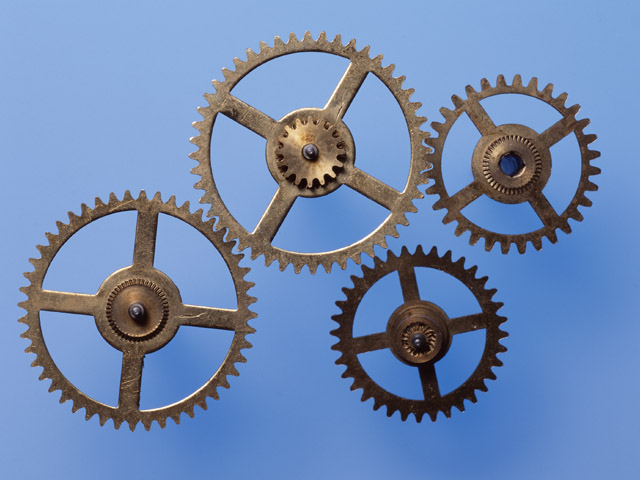
//> input picture image/01-06.jpg, 640 x 480 px, given in place of MOV_0202.mp4, which was not available
$ ./6.2   (built with g++ and OpenCV 4)
//> lines starting //> are read from the running program, lines starting //| are printed output that depends on the picture; pictures that were not available may be replaced by others from this repository, and a replacement may not be noted
#include <opencv2/opencv.hpp>

//周波数領域で表示・フィルタリングするプログラム

void onMouse(int event, int x, int y, int flags, void* userdata) {
    cv::Mat *mask = (cv::Mat*)(userdata);
    switch (event) {
    case CV_EVENT_MOUSEMOVE:
        std::cout << "case1" << std::endl;
        if((flags & CV_EVENT_FLAG_LBUTTON) ) {
            std::cout << "case1 if" << std::endl;
            cv::circle(*mask, cv::Point(x, y), 32, cv::Scalar(0.0), -1);
        }
        break;

    case CV_EVENT_RBUTTONDOWN:
        (*mask).setTo(1.0);
        break;
    }
}

void shiftImage(cv::Mat& img) {
    int cx = img.cols / 2, cy = img.rows / 2;
    cv::Mat q0(img, cv::Rect(0, 0, cx, cy)), q1(img, cv::Rect(cx, 0, cx, cy));
    cv::Mat q2(img, cv::Rect(0, cy, cx, cy)), q3(img, cv::Rect(cx, cy, cx, cy)), tmp;

    q0.copyTo(tmp);
    q3.copyTo(q0);
    tmp.copyTo(q3);
    q1.copyTo(tmp);
    q2.copyTo(q1);
    tmp.copyTo(q2);
}

int main () {
    cv::VideoCapture cap("../image/MOV_0202.mp4");

    if(!cap.isOpened()) {
        std::cout << "Could not open file" << std::endl;
        std::cin.get();
        return -1;
    }

    cv::Mat src, srcW, freqW, dstW;
    int oW = cv::getOptimalDFTSize((int)cap.get(CV_CAP_PROP_FRAME_WIDTH));
    int oH = cv::getOptimalDFTSize((int)cap.get(CV_CAP_PROP_FRAME_HEIGHT));

    cv::Mat mask(cv::Size(oW, oH), CV_32FC2, cv::Scalar(1.0, 1.0));
    cv::namedWindow("source", CV_WINDOW_NORMAL);
    cv::resizeWindow("source", 640, 360);
    cv::namedWindow("dst Freq", CV_WINDOW_NORMAL);
    cv::resizeWindow("dst Freq", 640, 360);
    cv::namedWindow("IDFT image", CV_WINDOW_NORMAL);
    cv::resizeWindow("IDFT image", 640, 360);
    setMouseCallback("dst Freq", onMouse, &mask);

    while (1)
    {
        cap >> src;
//> src is the input picture: 480 rows x 640 cols, CV_8UC3; mean B, G, R 178.1, 137.2, 112.4
        if(src.empty()) {
            break;
        }
        //DFT可能なサイズに変換
        cv::copyMakeBorder(src, src, 0, oH - src.rows, 0, oW - src.cols, CV_HAL_BORDER_CONSTANT, cv::Scalar::all(0));
        cv::cvtColor(src, src, cv::COLOR_BGR2GRAY);//gray scaleに変換
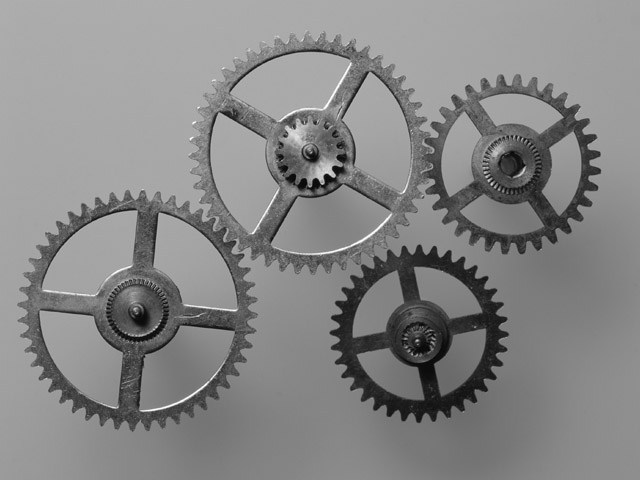
//> src: 480 rows x 640 cols, CV_8UC1; min 4, max 254, mean 134.4
        src.convertTo(src, CV_32FC1, 1.0 / 255.0);//浮動小数点に変換
//> src: 480 rows x 640 cols, CV_32FC1
        cv::imshow("source", src);
        std::vector<cv::Mat> chW { src, cv::Mat::zeros(src.size(), CV_32FC1)};//実部と虚部から成る2ch画像配列
//> chW[1]: 480 rows x 640 cols, CV_32FC1; every value is 0
        cv::merge(chW, srcW);

        //DFT
        cv::dft(srcW, freqW);
        shiftImage(freqW);//画像入れ替え関数呼び出し
        freqW = freqW.mul(mask);
        cv::split(freqW, chW);
        cv::imshow("dst Freq", chW[0] / 10);
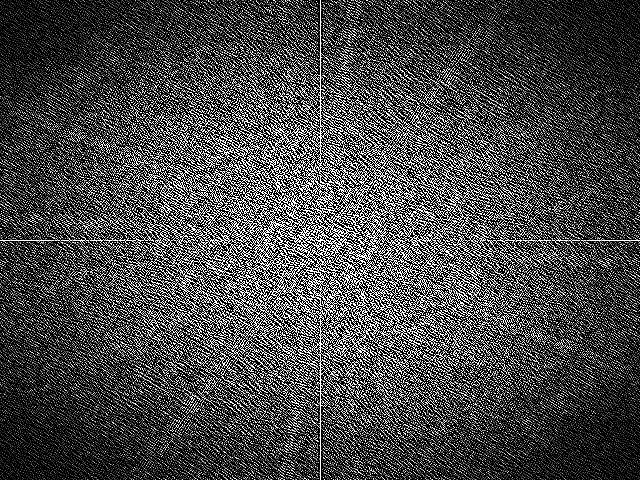
//> window 'dst Freq': 480 rows x 640 cols, CV_8UC1; min 0, max 255, mean 74.1

        //IDFT
        shiftImage(freqW);
        cv::idft(freqW, dstW);
        cv::split(dstW, chW);
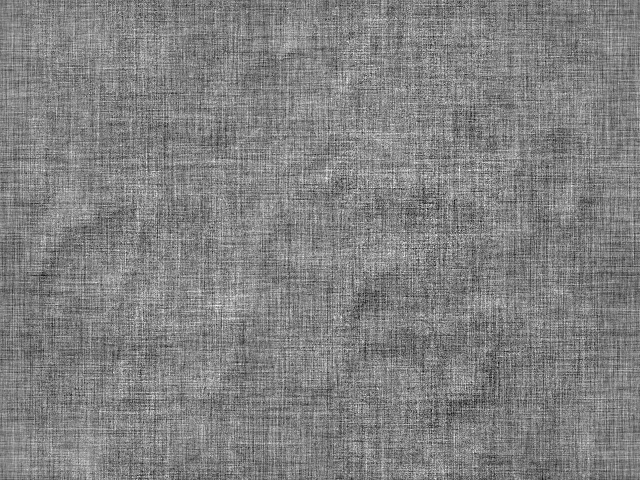
//> chW[1]: 480 rows x 640 cols, CV_32FC1; min -0.0277, max 0.0268, mean -1.86e-11; drawn with min black and max white
        cv::normalize(chW[0], chW[0], 0.0, 1.0, cv::NORM_MINMAX);
        cv::imshow("IDFT image", chW[0]);

        if(cv::waitKey(30) == 27) {
//> the Esc key is pressed
            break;
        }
    }
    return 0;
}

$ run again, on image/01-09.jpg
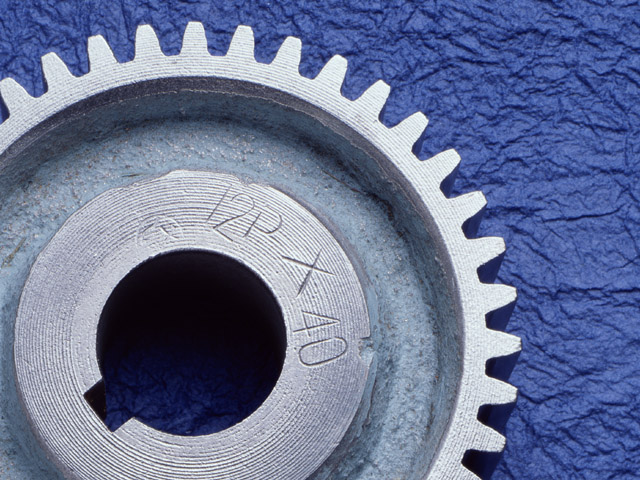
//> input picture image/01-09.jpg, 640 x 480 px, given in place of MOV_0202.mp4, which was not available
//> src is the input picture: 480 rows x 640 cols, CV_8UC3; mean B, G, R 148.9, 115.3, 104.6
//> `cv::imshow("dst Freq", chW[0] / 10);`:
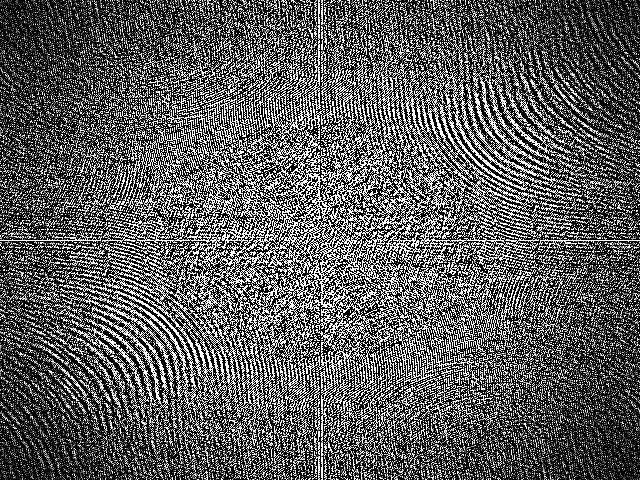
//> window 'dst Freq': 480 rows x 640 cols, CV_8UC1; min 0, max 255, mean 91.7
//> `cv::split(dstW, chW);`:
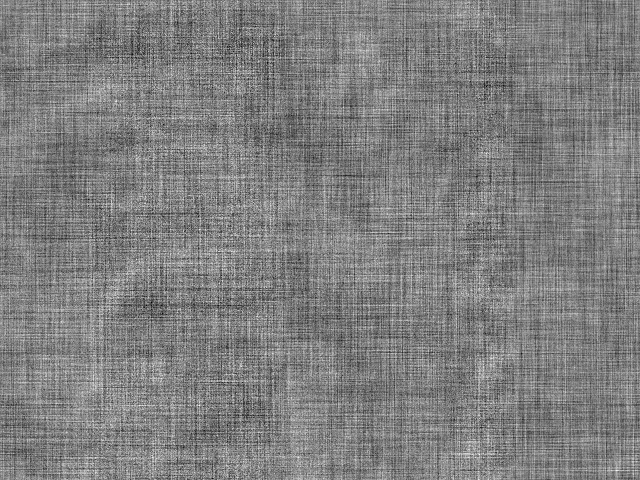
//> chW[1]: 480 rows x 640 cols, CV_32FC1; min -0.0488, max 0.0488, mean 7.45e-11; drawn with min black and max white

$ run again, on image/01-12.jpg
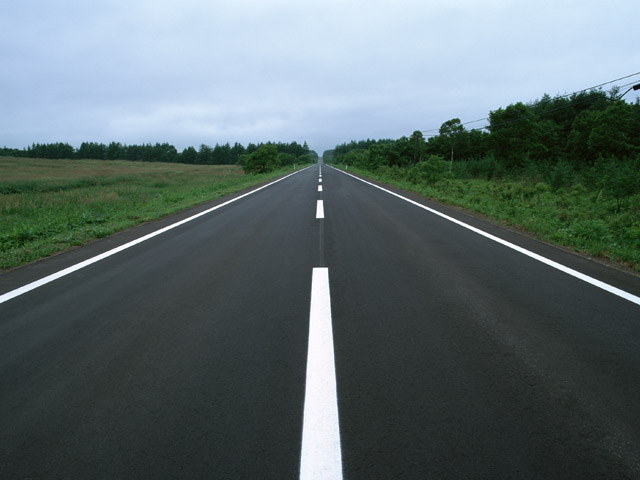
//> input picture image/01-12.jpg, 640 x 480 px, given in place of MOV_0202.mp4, which was not available
//> src is the input picture: 480 rows x 640 cols, CV_8UC3; mean B, G, R 109.7, 107.6, 93.9
//> `cv::imshow("dst Freq", chW[0] / 10);`:
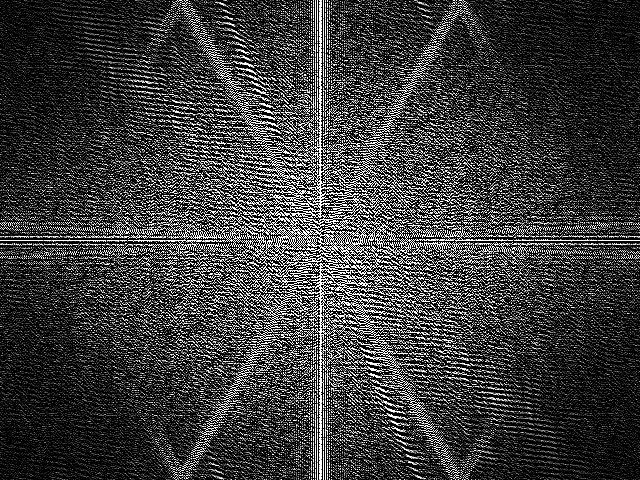
//> window 'dst Freq': 480 rows x 640 cols, CV_8UC1; min 0, max 255, mean 60.7
//> `cv::split(dstW, chW);`:
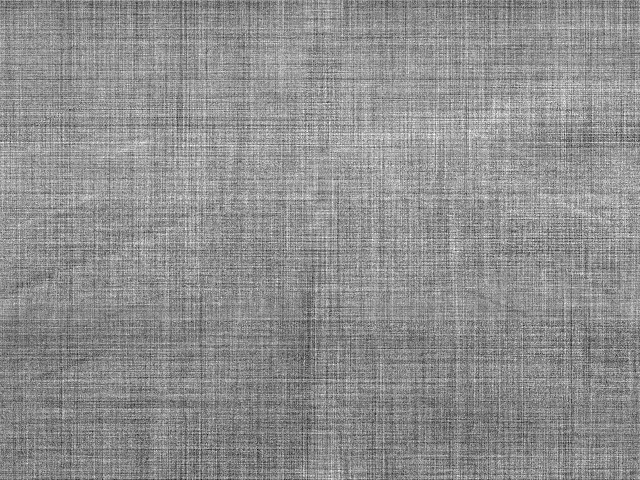
//> chW[1]: 480 rows x 640 cols, CV_32FC1; min -0.0519, max 0.0407, mean -2.24e-10; drawn with min black and max white

$ run again, on image/01-13.jpg
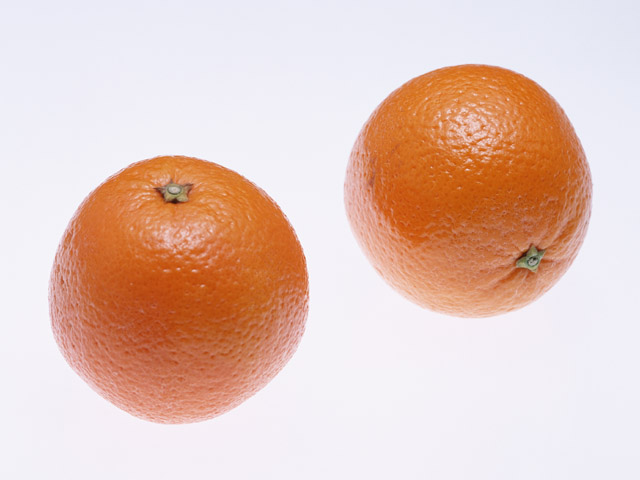
//> input picture image/01-13.jpg, 640 x 480 px, given in place of MOV_0202.mp4, which was not available
//> src is the input picture: 480 rows x 640 cols, CV_8UC3; mean B, G, R 189.3, 199.7, 229
//> `cv::imshow("dst Freq", chW[0] / 10);`:
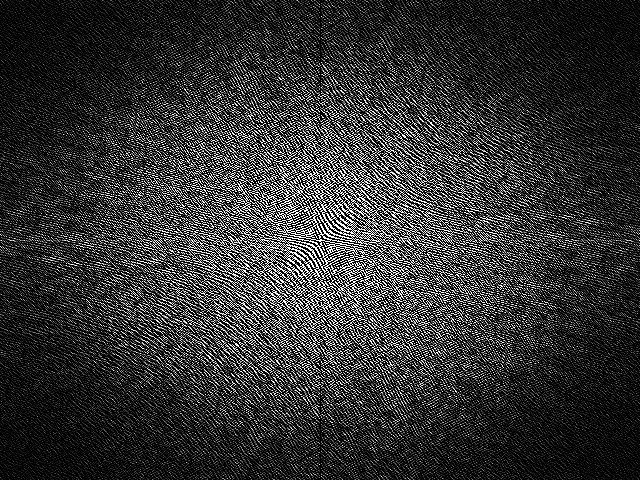
//> window 'dst Freq': 480 rows x 640 cols, CV_8UC1; min 0, max 255, mean 51.7
//> `cv::split(dstW, chW);`:
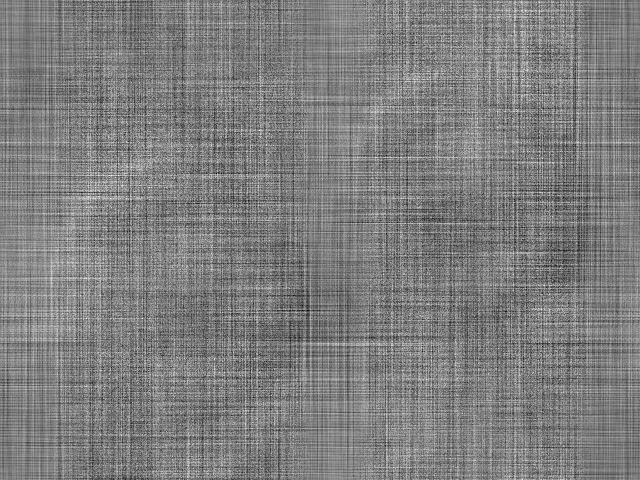
//> chW[1]: 480 rows x 640 cols, CV_32FC1; min -0.0328, max 0.0333, mean -9.9e-12; drawn with min black and max white
